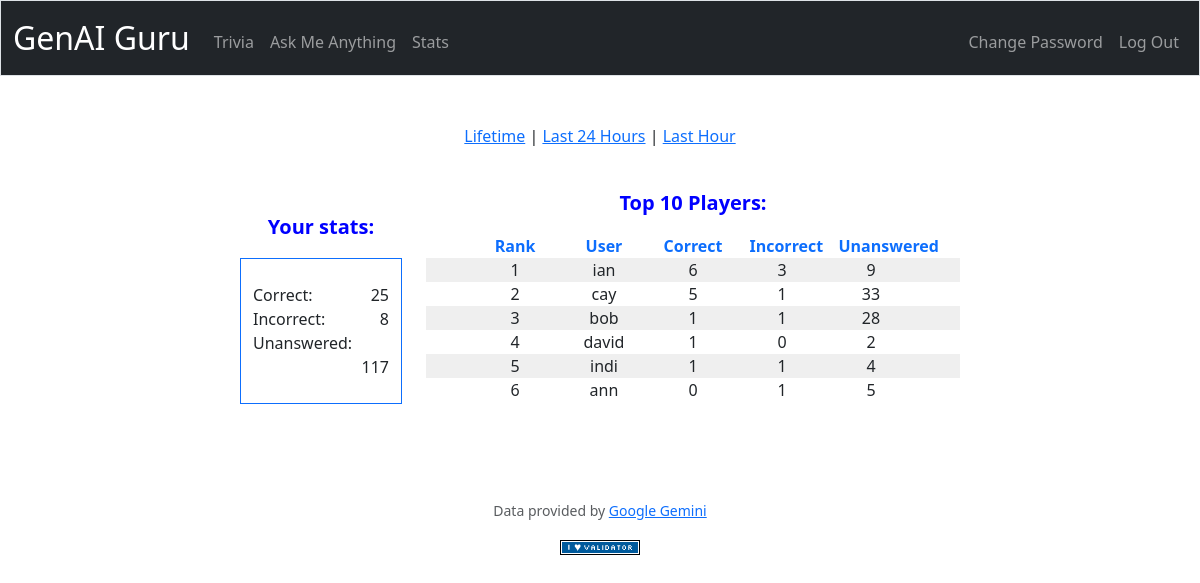
/stats?dur=24h (signed in), run on the app's committed database.
### tables this page shows
CREATE TABLE users (
    id INTEGER PRIMARY KEY AUTOINCREMENT NOT NULL,
    username TEXT NOT NULL,
    hash TEXT NOT NULL
);

### app.py (the view)
@app.route("/stats")
@login_required
def stats():
    user_id = session["user_id"]
    rows = db.execute("SELECT SUM(correct) AS correct, SUM(incorrect) AS incorrect, SUM(unanswered) \
                      AS unanswered FROM stats WHERE user_id=?", user_id)
    if len(rows) != 1:
        print("[error] invalid param_correct %s" % param_correct)
        return apology("Multiple users detected %d", user_id)
    correct = rows[0]["correct"]
    incorrect = rows[0]["incorrect"]
    unanswered = rows[0]["unanswered"]
    start = EPOCH
    dur = request.args.get("dur")
    if dur == "24h":
        start = int(time.time()) - 86400
    elif dur == "hour":
        start = int(time.time()) - 3600
    rows = db.execute("SELECT b.username AS aa, SUM(correct) AS bb, SUM(incorrect) AS cc, \
                      SUM(unanswered) AS dd FROM stats a, users b WHERE a.user_id=b.id \
                      AND timestamp >= ? GROUP BY aa ORDER BY bb DESC LIMIT ?", start, HIGH_SCORE_COUNT)
    values = []
    for row in rows:
        aa = row["aa"]
        bb = row["bb"]
        cc = row["cc"]
        dd = row["dd"]
        values.append((aa, bb, cc, dd))
    return render_template("stats.html", values=values, correct=correct, incorrect=incorrect, unanswered=unanswered)

### app.py (called while the page is built)
@app.after_request
def after_request(response):
    response.headers["Cache-Control"] = "no-cache, no-store, must-revalidate"
    response.headers["Expires"] = 0
    response.headers["Pragma"] = "no-cache"
    return response

### helpers.py (called while the page is built)
def login_required(f):
    @wraps(f)
    def decorated_function(*args, **kwargs):
        if session.get("user_id") is None:
            return redirect("/login")
        return f(*args, **kwargs)
    return decorated_function

### templates/stats.html (shortened to what this page needs)
{% extends "layout.html" %}
{% block main %}
<div class="container">
    <p><a href="/stats">Lifetime</a> |
        <a href="/stats?dur=24h">Last 24 Hours</a> |
        <a href="/stats?dur=hour">Last Hour</a>
    </p>
    <br>
    <div class="row justify-content-center">
        <div class="col-2 text-center">
            <br>
            <p class="title">Your stats:</p></p>
            <div class="container pb-4 pt-4 border border-primary">
                <div class="row">
                    <div class="col text-start">Correct:</div>
                    <div class="col text-end">{{correct}}</div>
                </div>
                <div class="row">
                    <div class="col text-start">Incorrect:</div>
                    <div class="col text-end">{{incorrect}}</div>
                </div>
                <div class="row">
                    <div class="col text-start">Unanswered:</div>
                    <div class="col text-end">{{unanswered}}</div>
                </div>
            </div>
        </div>
        <div class="col-6">
            <p class="title">Top 10 Players:</p>
            <div class="container">
            <div class="row justify-content-center fw-bold text-primary">
                <div class="col-md-2">Rank</div>
                <div class="col-md-2">User</div>
                <div class="col-md-2">Correct</div>
                <div class="col-md-2">Incorrect</div>
                <div class="col-md-2">Unanswered</div>
            </div>
            {% for value in values %}
            <div class="row row-striped justify-content-md-center">
                <div class="col-md-2">{{loop.index}}</div>
                <div class="col-md-2">{{value[0]}}</div>
                <div class="col-md-2">{{value[1]}}</div>
                <div class="col-md-2">{{value[2]}}</div>
                <div class="col-md-2">{{value[3]}}</div>
            </div>
            {% endfor %}
        </div>
    </div>
</div>
<br><br>
{% endblock %}

### static/styles.css (style rules this page uses)
.row-striped:nth-of-type(even) { background-color: #efefef; }
.row-striped:nth-of-type(odd) { background-color: #ffffff; }
.title { font-size: 20px; font-weight: bold; color: blue; }

### data on the page
users: username "ian", value "6", value "3", value "9"
users: username "cay", value "5", value "1", value "33"
users: username "bob", value "1", value "28"
users: username "david", value "1", value "0", value "2"
users: username "indi", value "1", value "4"
users: username "ann", value "0", id "1", value "5"

### other printed values
{{ correct }} "25"
{{ incorrect }} "8"
{{ unanswered }} "117"
